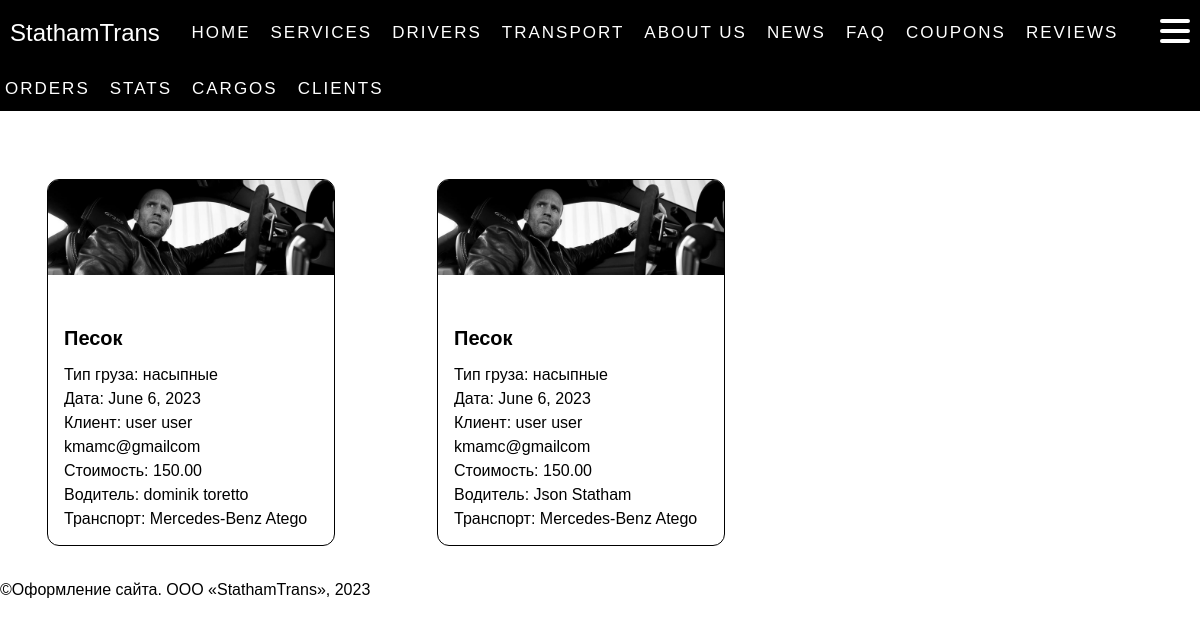
Page /home/orders/ (signed in) on the earlier database version.
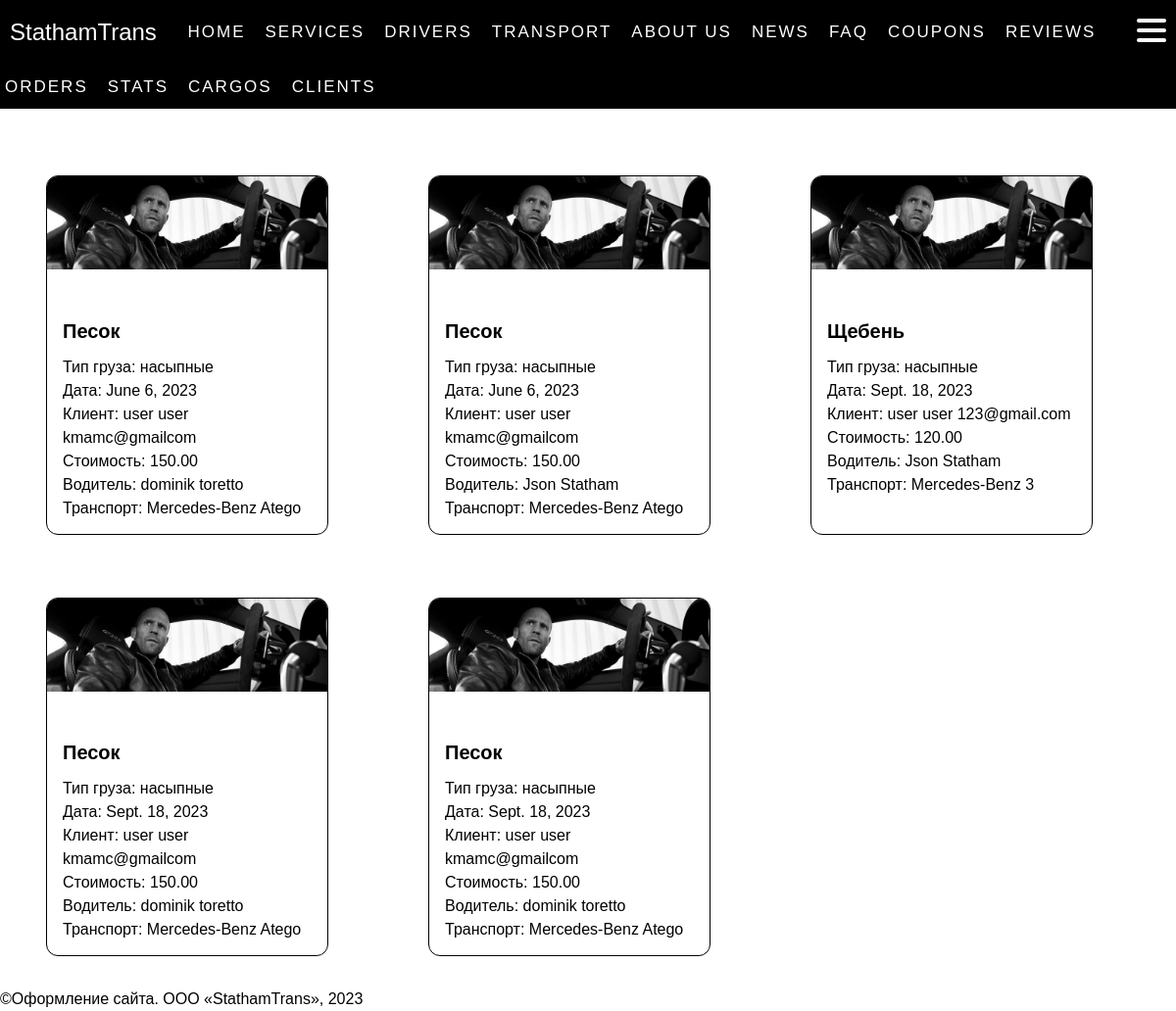
Same page on the later database version.
### order/models.py (models this page shows, shortened)
class Order(models.Model):
    driver = models.ForeignKey('Driver', related_name='driver', on_delete=models.CASCADE, null=True)
    transport = models.ForeignKey('Transport', on_delete=models.CASCADE, null=True)
    client = models.ForeignKey('Client', on_delete=models.CASCADE, null=True)
    cargo = models.ForeignKey('Cargo', on_delete=models.CASCADE, null=True)
    service = models.ForeignKey('CompanyService', on_delete=models.CASCADE, null=True)
    cost = models.DecimalField(default=0, decimal_places=2, max_digits=30)
    date = models.DateField(auto_now_add=True)
    class Meta:
        ordering = ['date', 'cost']

class Cargo(models.Model):
    name = models.CharField(max_length=255, blank=False)
    type = models.ForeignKey('CargoType', on_delete=models.CASCADE, null=True)
    def __str__(self):
        return f'{self.name}'

class CargoType(models.Model):
    name = models.CharField(max_length=255, blank=False)
    def __str__(self):
        return f'{self.name}'

class Client(models.Model):
    first_name = models.CharField(max_length=255, blank=False)
    last_name = models.CharField(max_length=255, blank=False)
    email = models.EmailField(max_length=255, blank=False, default="")

class Driver(AbstractUser):
    first_name = models.CharField(max_length=255, blank=False)
    last_name = models.CharField(max_length=255, blank=False)
    date_of_birth = models.DateField()
    email = models.EmailField()
    phone_number = models.CharField(max_length=50)
    groups = models.ManyToManyField('auth.Group', related_name='drivers', blank=True)
    REQUIRED_FIELDS = ['first_name', 'last_name',
                       'email', 'date_of_birth', 'phone_number']
    USERNAME_FIELD = 'username'
    objects = MyUserManager()

class Transport(models.Model):
    name = models.CharField(max_length=255, blank=False)
    type = models.ForeignKey('TransportType', on_delete=models.CASCADE, null=True)
    body_type = models.ForeignKey('BodyType', on_delete=models.CASCADE, null=True)
    def __str__(self):
        return f'{self.name}'

### order/views.py (the view)
@login_required
def orders_list(request):
    lst = Order.objects.all()
    user = request.user
    if user.is_staff:
        return render(request, 'order/orders_list.html', context={'orders_list': lst})
    else:
        lst = Order.objects.filter(driver=user)
        return render(request, 'order/orders_list.html', context={'orders_list': lst})

### order/templates/order/orders_list.html
{% extends "base_generic.html" %}
{% block content %}
{% if orders_list %}
<section class="services bg-secondary pt-4">
    <div class="container">
        <h2 style="margin-left: 2rem; color: white">Orders</h2>
        <div class="services__inner d-flex flex-wrap">
            {% for order in orders_list %}
            <div class="card" style="width: 18rem; margin: 2rem">
                <img src="../../static/images/1500x500.jpeg" class="card-img-top" alt="...">
                <div class="card-body">
                    <h5 class="card-title">{{ order.cargo }}</h5>
                    <p class="card-text">
                        Тип груза: {{order.cargo.type}}
                        <br>
                        Дата: {{order.date}}
                        <br>
                        Клиент: {{order.client.first_name}} {{order.client.last_name}} {{order.client.email}}
                        <br>
                        Стоимость: {{order.cost}}
                        <br>
                        Водитель: {{order.driver.first_name}} {{order.driver.last_name}}
                        <br>
                        Транспорт: {{order.transport}}
                    </p>
                </div>
            </div>
            {% endfor %}
        </div>
    </div>
</section>
{% else %}
<p>There are no orders.</p>
{% endif %}
{% endblock %}

### order/templates/base_generic.html (shortened to what this page needs)
<!DOCTYPE html>
<html lang="en">
<head>
    {% load static %}
    <link rel="stylesheet" href="../../static/css/style.css">
    <link rel="stylesheet" href="../../static/css/about_us.css">
    <link rel="stylesheet" href="../../static/css/header.css">
    <link rel="stylesheet" href="../../static/css/services.css">
</head>
<body>
<header class="header">
    <a class="header-brand" href="{% url 'index' %}">
        StathamTrans
    </a>
    <nav class="navbar">
        <ul class=" navbar-menu">
            <li class="nav-item">
                <a class="nav-link" aria-current="page" href="{% url 'index' %}">Home</a>
            </li>
            <li class="nav-item">
                <a class="nav-link" href="{% url 'services' %}">Services</a>
            </li>
            <li class="nav-item">
                <a class="nav-link" href="{% url 'drivers' %}">Drivers</a>
            </li>
            <li class="nav-item">
                <a class="nav-link" href="{% url 'transport' %}">Transport</a>
            </li>
            <li class="nav-item">
                <a class="nav-link" href="{% url 'about_us' %}">About Us</a>
            </li>
            <li class="nav-item">
                <a class="nav-link" href="{% url 'news' %}">News</a>
            </li>
            <li class="nav-item">
                <a class="nav-link" href="{% url 'faq' %}">FAQ</a>
            </li>
            <li class="nav-item">
                <a class="nav-link" href="{% url 'coupons' %}">Coupons</a>
            </li>
            <li class="nav-item">
                <a class="nav-link" href="{% url 'review_list' %}">Reviews</a>
            </li>
        </ul>
    </nav>
    <form class="header-form">
        {% if user.is_authenticated %}
            <button class="user-toggle" type="button">
                <span></span>
            </button>
        {% else %}
            <a href="{% url 'login' %}?next={{ request.path }}" class="btn btn-outline-secondary"
               type="button">LogIn</a>
        {% endif %}
    </form>
</header>
<main>
    {% if user.is_authenticated %}
        <aside>
            <ul class="auth-pages__list" id="authPages">
                {% if user.is_authenticated %}
                    <li class="nav-item">
                        <a class="nav-link" href="{% url 'orders' %}">Orders</a>
                    </li>
                {% endif %}
                {% if user.is_authenticated %}
                    <li class="nav-item">
                        <a class="nav-link" href="/stats/">Stats</a>
                    </li>
                {% endif %}
                {% if user.is_authenticated %}
                    <li class="nav-item">
                        <a class="nav-link" href="{% url 'cargos_list' %}">Cargos</a>
                    </li>
                {% endif %}
                {% if user.is_authenticated %}
                    <li class="nav-item">
                        <a class="nav-link" href="{% url 'clients_list' %}">Clients</a>
                    </li>
                {% endif %}
            </ul>
        </aside>
    {% endif %}
    {% block content %}{% endblock %}
</main>
<footer>
    ©Оформление сайта. ООО «StathamTrans», 2023
</footer>
</body>
</html>

### order/static/css/style.css (style rules this page uses)
*, *::before, *::after { box-sizing: border-box; }
ul[class], ol[class] { padding: 0; }
body, h1, h2, h3, h4, p, ul[class], ol[class], li, figure, figcaption, blockquote, dl, dd { margin: 0; }
body { min-height: 100vh; scroll-behavior: smooth; text-rendering: optimizeSpeed; line-height: 1.5; font-family: 'SansSerif', sans-serif; }
ul[class], ol[class] { list-style: none; }
img { max-width: 100%; display: block; }
input, button, textarea, select { font: inherit; }
.services { background-color: #000; }
.d-flex { display: flex; }
.container { width: 100%; padding-right: 15px; padding-left: 15px; margin-right: auto; margin-left: auto; }

### order/static/css/header.css (style rules this page uses)
.header { background-color: #000; padding: 10px; color: white; display: flex; justify-content: space-between; flex-wrap: nowrap; align-items: center; }
.header-brand { color: white; text-decoration: none; font-size: 24px; vertical-align: center; }
.navbar-menu { list-style-type: none; display: flex; align-items: center; justify-content: space-between; padding: 0; }
.nav-item { margin-right: 10px; padding: 10px 5px; }
.nav-link { color: white; text-decoration: none; letter-spacing: 2px; position: relative; font-size: 17px; text-transform: uppercase; display: inline-block; transition: all .2s ease-in; }
.nav-link:before, .nav-link:after { content: ""; position: absolute; height: 4px; top: auto; right: 50%; bottom: -5px; left: 50%; background: #fff; transition: .4s; }
.auth-pages__list { display: flex; padding: 10px; }
aside { background-color: #000; }
.user-toggle { border: none; background-color: transparent; padding: 0; width: 30px; height: 30px; position: relative; cursor: pointer; z-index: 1000; }
.user-toggle span { display: block; width: 100%; height: 4px; background-color: white; position: absolute; transition: transform 0.3s ease; border-radius: 2px; }
.user-toggle span::before, .user-toggle span::after { content: ''; display: block; width: 100%; height: 4px; border-radius: 2px; background-color: #fff; position: absolute; transition: transform 0.3s ease; }
.user-toggle span::before { top: -10px; }
.user-toggle span::after { top: 10px; }

### order/static/css/services.css (style rules this page uses)
.services { background-color: #fff; }
.services__inner { display: grid; grid-template-columns: repeat(3, 1fr); }
.card { border-radius: 12px; border: #000 1px solid; overflow: hidden; margin: 0 20px; }
.card-body { padding: 14px 16px; }
.card-title { margin-bottom: 10px; font-size: 20px; font-weight: 700; font-family: 'Roboto', sans-serif; }

Differences in the rows shown:
added Order: cargo "Щебень", cargo.type "насыпные", date "Sept. 18, 2023", client.first_name "user", client.last_name "user", client.email "123@gmail.com", cost "120.00", driver.first_name "Json", driver.last_name "Statham", transport "Mercedes-Benz 3"
added Order: cargo "Песок", cargo.type "насыпные", date "Sept. 18, 2023", client.first_name "user", client.last_name "user", client.email "kmamc@gmailcom", cost "150.00", driver.first_name "dominik", driver.last_name "toretto", transport "Mercedes-Benz Atego"
added Order: cargo "Песок", cargo.type "насыпные", date "Sept. 18, 2023", client.first_name "user", client.last_name "user", client.email "kmamc@gmailcom", cost "150.00", driver.first_name "dominik", driver.last_name "toretto", transport "Mercedes-Benz Atego"
